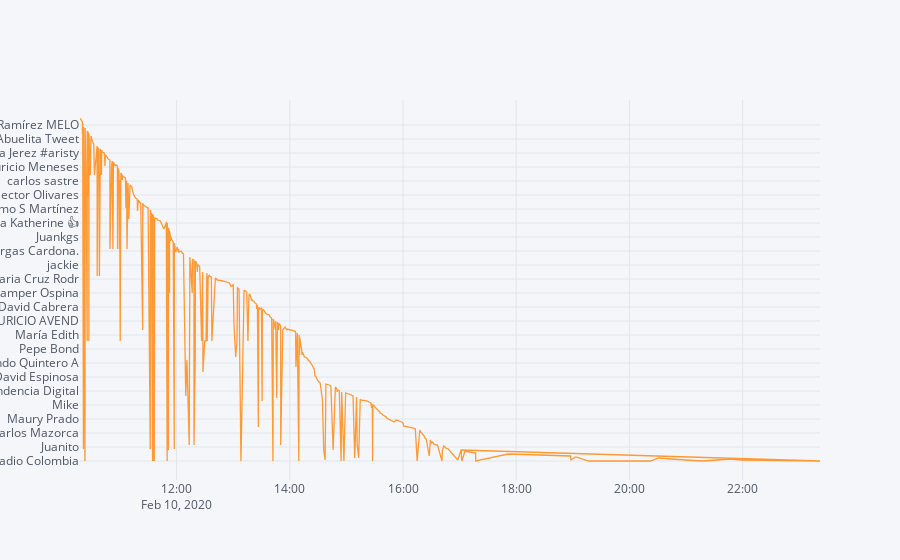

Here is the notebook cell this chart was saved with:
### Code cell
df.iplot(x = "timestamp",y = "username")

### Figure 1 — Plotly figure (JSON) as saved in the notebook; plotly's stock layout.template omitted (floating-point values rounded to 4 significant figures; data arrays with more than 128 entries replaced by an {"elided": "..."} marker saying what was removed)
{"data": [{"line": {"color": "rgba(255, 153, 51, 1.0)", "dash": "solid", "shape": "linear", "width": 1.3}, "mode": "lines", "name": "username", "text": "", "type": "scatter", "uid": "27d8d56f-0567-417a-b3e3-4641cdae5e49", "x": {"elided": "502 str values"}, "y": {"elided": "502 str values"}}], "layout": {"legend": {"bgcolor": "#F5F6F9", "font": {"color": "#4D5663"}}, "paper_bgcolor": "#F5F6F9", "plot_bgcolor": "#F5F6F9", "title": {"font": {"color": "#4D5663"}}, "xaxis": {"gridcolor": "#E1E5ED", "showgrid": true, "tickfont": {"color": "#4D5663"}, "title": {"font": {"color": "#4D5663"}, "text": ""}, "zerolinecolor": "#E1E5ED"}, "yaxis": {"gridcolor": "#E1E5ED", "showgrid": true, "tickfont": {"color": "#4D5663"}, "title": {"font": {"color": "#4D5663"}, "text": ""}, "zerolinecolor": "#E1E5ED"}}}
